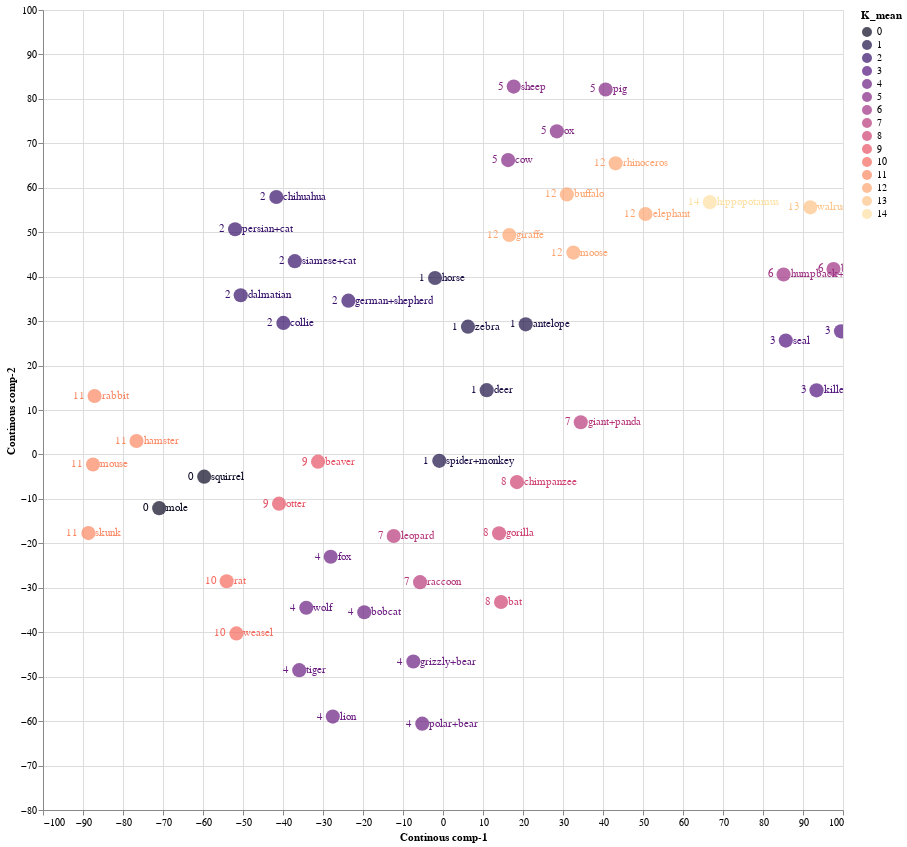

Here is the notebook cell this chart was saved with:
### Code cell
source = tsne_continous_df1

points = alt.Chart(source).mark_circle(size=200).encode(
    x='Continous comp-1:Q',
    y='Continous comp-2:Q',
    color=alt.Color('K_mean:N', scale=alt.Scale(scheme='Magma'))
    ).properties(
    width=800,
    height=800
)

text1 = points.mark_text(
    align='left',
    baseline='middle',
    dx=7
).encode(
    text='index:N'
)

text2 = points.mark_text(
    align='right',
    baseline='middle',
    dx=-10
).encode(
    text='K_mean:N'
)

points.interactive() + text1 + text2

### Figure 1 — Vega-Lite specification as saved in the notebook (floating-point values rounded to 4 significant figures)
{"config": {"view": {"continuousWidth": 400, "continuousHeight": 300}}, "layer": [{"mark": {"type": "circle", "size": 200}, "encoding": {"color": {"field": "K_mean", "scale": {"scheme": "Magma"}, "type": "nominal"}, "x": {"field": "Continous comp-1", "type": "quantitative"}, "y": {"field": "Continous comp-2", "type": "quantitative"}}, "height": 800, "selection": {"selector001": {"type": "interval", "bind": "scales", "encodings": ["x", "y"]}}, "width": 800}, {"mark": {"type": "text", "align": "left", "baseline": "middle", "dx": 7}, "encoding": {"color": {"field": "K_mean", "scale": {"scheme": "Magma"}, "type": "nominal"}, "text": {"field": "index", "type": "nominal"}, "x": {"field": "Continous comp-1", "type": "quantitative"}, "y": {"field": "Continous comp-2", "type": "quantitative"}}, "height": 800, "width": 800}, {"mark": {"type": "text", "align": "right", "baseline": "middle", "dx": -10}, "encoding": {"color": {"field": "K_mean", "scale": {"scheme": "Magma"}, "type": "nominal"}, "text": {"field": "K_mean", "type": "nominal"}, "x": {"field": "Continous comp-1", "type": "quantitative"}, "y": {"field": "Continous comp-2", "type": "quantitative"}}, "height": 800, "width": 800}], "data": {"name": "data-7430fc63621dfd0bf49bf33a7da651e4"}, "$schema": "https://vega.github.io/schema/vega-lite/v4.17.0.json", "datasets": {"data-7430fc63621dfd0bf49bf33a7da651e4": [{"Continous comp-1": 20.68, "Continous comp-2": 29.28, "index": "antelope", "order": "ARTIODACTYLA", "family": "BOVIDAE", "K_mean": 1}, {"Continous comp-1": -7.413, "Continous comp-2": -46.6, "index": "grizzly+bear", "order": "CARNIVORA", "family": "URSIDAE", "K_mean": 4}, {"Continous comp-1": 93.38, "Continous comp-2": 14.42, "index": "killer+whale", "order": "ARTIODACTYLA", "family": "DELPHINIDAE", "K_mean": 3}, {"Continous comp-1": -31.24, "Continous comp-2": -1.625, "index": "beaver", "order": "RODENTIA", "family": "APLODONTIIDAE", "K_mean": 9}, {"Continous comp-1": -50.57, "Continous comp-2": 35.82, "index": "dalmatian", "order": "CARNIVORA", "family": "CANIDAE", "K_mean": 2}, {"Continous comp-1": -51.97, "Continous comp-2": 50.66, "index": "persian+cat", "order": "CARNIVORA", "family": "FELIDAE", "K_mean": 2}, {"Continous comp-1": -1.99, "Continous comp-2": 39.7, "index": "horse", "order": "PERISSODACTYLA", "family": "EQUIDAE", "K_mean": 1}, {"Continous comp-1": -23.65, "Continous comp-2": 34.61, "index": "german+shepherd", "order": "CARNIVORA", "family": "CANIDAE", "K_mean": 2}, {"Continous comp-1": 97.63, "Continous comp-2": 41.71, "index": "blue+whale", "order": "ARTIODACTYLA", "family": "BALAENOPTERIDAE", "K_mean": 6}, {"Continous comp-1": -37.05, "Continous comp-2": 43.49, "index": "siamese+cat", "order": "CARNIVORA", "family": "FELIDAE", "K_mean": 2}, {"Continous comp-1": -88.65, "Continous comp-2": -17.69, "index": "skunk", "order": "CARNIVORA", "family": "MEPHITIDAE", "K_mean": 11}, {"Continous comp-1": -70.95, "Continous comp-2": -12.08, "index": "mole", "order": "EULIPOTYPHLA", "family": "TALPIDAE", "K_mean": 0}, {"Continous comp-1": -35.94, "Continous comp-2": -48.53, "index": "tiger", "order": "CARNIVORA", "family": "FELIDAE", "K_mean": 4}, {"Continous comp-1": 66.71, "Continous comp-2": 56.77, "index": "hippopotamus", "order": "ARTIODACTYLA", "family": "HIPPOPOTAMIDAE", "K_mean": 14}, {"Continous comp-1": -12.32, "Continous comp-2": -18.35, "index": "leopard", "order": "CARNIVORA", "family": "FELIDAE", "K_mean": 7}, {"Continous comp-1": 32.6, "Continous comp-2": 45.41, "index": "moose", "order": "ARTIODACTYLA", "family": "CERVIDAE", "K_mean": 12}, {"Continous comp-1": -0.9318, "Continous comp-2": -1.438, "index": "spider+monkey", "order": "PRIMATES", "family": "ATELIDAE", "K_mean": 1}, {"Continous comp-1": 85.14, "Continous comp-2": 40.49, "index": "humpback+whale", "order": "ARTIODACTYLA", "family": "BALAENOPTERIDAE", "K_mean": 6}, {"Continous comp-1": 50.63, "Continous comp-2": 54.1, "index": "elephant", "order": "PROBOSCIDEA", "family": "ELEPHANTIDAE", "K_mean": 12}, {"Continous comp-1": 14.02, "Continous comp-2": -17.75, "index": "gorilla", "order": "PRIMATES", "family": "HOMINIDAE", "K_mean": 8}, {"Continous comp-1": 28.46, "Continous comp-2": 72.7, "index": "ox", "order": "ARTIODACTYLA", "family": "BOVIDAE", "K_mean": 5}, {"Continous comp-1": -28.08, "Continous comp-2": -23.02, "index": "fox", "order": "CARNIVORA", "family": "CANIDAE", "K_mean": 4}, {"Continous comp-1": 17.68, "Continous comp-2": 82.77, "index": "sheep", "order": "ARTIODACTYLA", "family": "BOVIDAE", "K_mean": 5}, {"Continous comp-1": 85.7, "Continous comp-2": 25.61, "index": "seal", "order": "CARNIVORA", "family": "PHOCIDAE", "K_mean": 3}, {"Continous comp-1": 18.48, "Continous comp-2": -6.213, "index": "chimpanzee", "order": "PRIMATES", "family": "HOMINIDAE", "K_mean": 8}, {"Continous comp-1": -76.62, "Continous comp-2": 3.031, "index": "hamster", "order": "RODENTIA", "family": "CRICETIDAE", "K_mean": 11}, {"Continous comp-1": -59.7, "Continous comp-2": -4.993, "index": "squirrel", "order": "RODENTIA", "family": "SCIURIDAE", "K_mean": 0}, {"Continous comp-1": 43.16, "Continous comp-2": 65.5, "index": "rhinoceros", "order": "PERISSODACTYLA", "family": "RHINOCEROTIDAE", "K_mean": 12}, {"Continous comp-1": -87.11, "Continous comp-2": 13.14, "index": "rabbit", "order": "LAGOMORPHA", "family": "LEPORIDAE", "K_mean": 11}, {"Continous comp-1": 14.51, "Continous comp-2": -33.21, "index": "bat", "order": "CHIROPTERA", "family": "PHYLLOSTOMIDAE", "K_mean": 8}, {"Continous comp-1": 16.57, "Continous comp-2": 49.37, "index": "giraffe", "order": "ARTIODACTYLA", "family": "GIRAFFIDAE", "K_mean": 12}, {"Continous comp-1": -34.18, "Continous comp-2": -34.5, "index": "wolf", "order": "CARNIVORA", "family": "CANIDAE", "K_mean": 4}, {"Continous comp-1": -41.67, "Continous comp-2": 57.93, "index": "chihuahua", "order": "CARNIVORA", "family": "CANIDAE", "K_mean": 2}, {"Continous comp-1": -54.08, "Continous comp-2": -28.52, "index": "rat", "order": "RODENTIA", "family": "CRICETIDAE", "K_mean": 10}, {"Continous comp-1": -51.64, "Continous comp-2": -40.27, "index": "weasel", "order": "CARNIVORA", "family": "MUSTELIDAE", "K_mean": 10}, {"Continous comp-1": -40.99, "Continous comp-2": -11.08, "index": "otter", "order": "CARNIVORA", "family": "MUSTELIDAE", "K_mean": 9}, {"Continous comp-1": 30.97, "Continous comp-2": 58.51, "index": "buffalo", "order": "ARTIODACTYLA", "family": "BOVIDAE", "K_mean": 12}, {"Continous comp-1": 6.239, "Continous comp-2": 28.75, "index": "zebra", "order": "PERISSODACTYLA", "family": "EQUIDAE", "K_mean": 1}, {"Continous comp-1": 34.44, "Continous comp-2": 7.248, "index": "giant+panda", "order": "CARNIVORA", "family": "URSIDAE", "K_mean": 7}, {"Continous comp-1": 10.92, "Continous comp-2": 14.47, "index": "deer", "order": "ARTIODACTYLA", "family": "CERVIDAE", "K_mean": 1}, {"Continous comp-1": -19.68, "Continous comp-2": -35.5, "index": "bobcat", "order": "CARNIVORA", "family": "FELIDAE", "K_mean": 4}, {"Continous comp-1": 40.66, "Continous comp-2": 82.11, "index": "pig", "order": "ARTIODACTYLA", "family": "SUIDAE", "K_mean": 5}, {"Continous comp-1": -27.55, "Continous comp-2": -58.98, "index": "lion", "order": "CARNIVORA", "family": "FELIDAE", "K_mean": 4}, {"Continous comp-1": -87.49, "Continous comp-2": -2.262, "index": "mouse", "order": "RODENTIA", "family": "CRICETIDAE", "K_mean": 11}, {"Continous comp-1": -5.19, "Continous comp-2": -60.57, "index": "polar+bear", "order": "CARNIVORA", "family": "URSIDAE", "K_mean": 4}, {"Continous comp-1": -39.91, "Continous comp-2": 29.59, "index": "collie", "order": "CARNIVORA", "family": "CANIDAE", "K_mean": 2}, {"Continous comp-1": 91.83, "Continous comp-2": 55.59, "index": "walrus", "order": "CARNIVORA", "family": "ODOBENIDAE", "K_mean": 13}, {"Continous comp-1": -5.732, "Continous comp-2": -28.74, "index": "raccoon", "order": "CARNIVORA", "family": "PROCYONIDAE", "K_mean": 7}, {"Continous comp-1": 16.28, "Continous comp-2": 66.23, "index": "cow", "order": "ARTIODACTYLA", "family": "BOVIDAE", "K_mean": 5}, {"Continous comp-1": 99.51, "Continous comp-2": 27.7, "index": "dolphin", "order": "ARTIODACTYLA", "family": "DELPHINIDAE", "K_mean": 3}]}}
